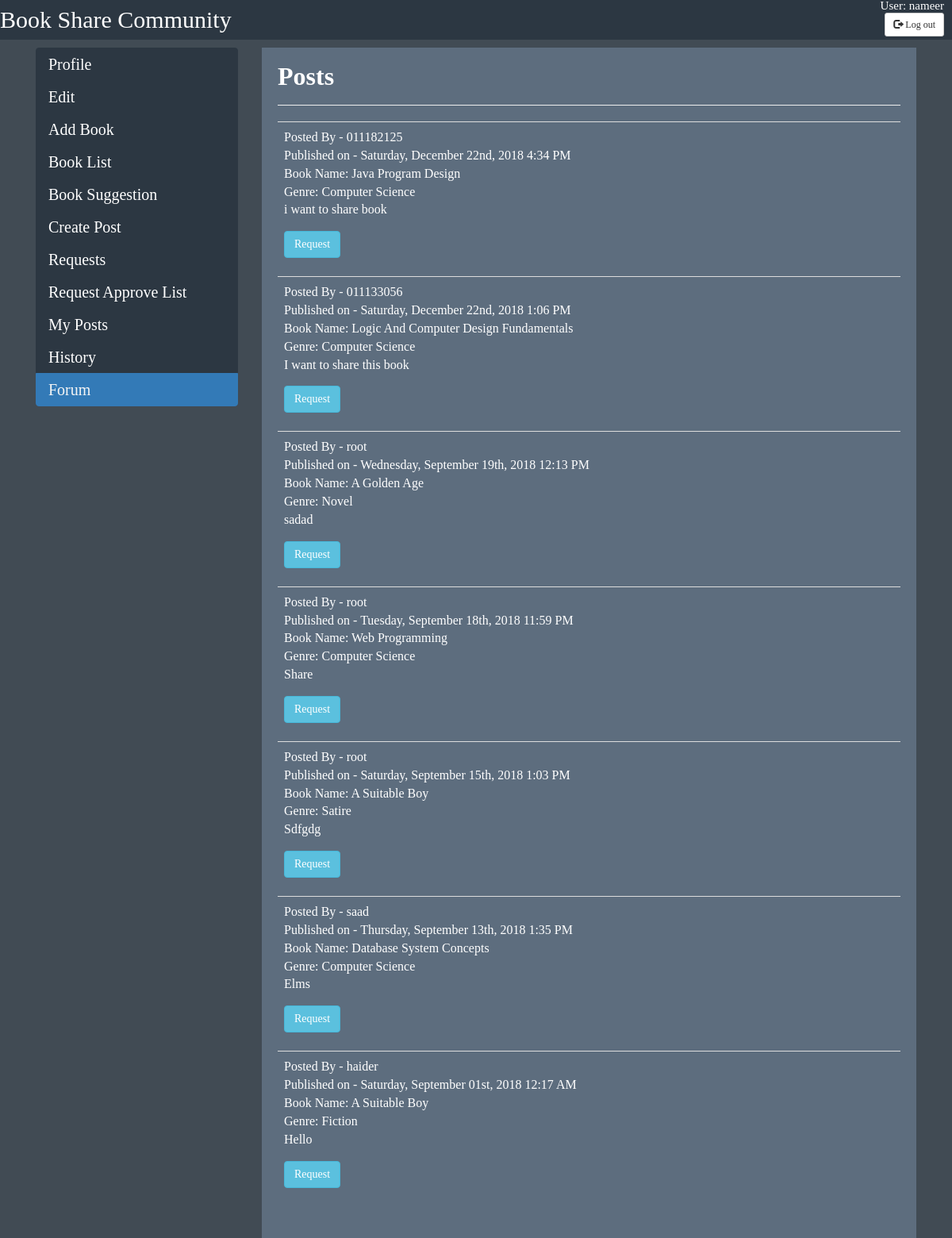
Page /client/others/forum.php (signed in) on the committed database.
### tables this page shows
CREATE TABLE `posts` (
  `post_id` int(255) NOT NULL,
  `post_owner` varchar(100) NOT NULL,
  `post_genre` varchar(100) NOT NULL,
  `status` text NOT NULL,
  `book_name` varchar(100) NOT NULL,
  `time` varchar(100) NOT NULL,
  `post_owner_id` int(25) NOT NULL
);

### client/others/forum.php (the view, shortened to what this page needs)
<?php
$id=$_SESSION['id'];
$rating=$_SESSION['rating'];
?>
<?php
	$connect = mysqli_connect( "localhost", "root", "", "book_share_community" );
	$query = "SELECT * FROM `posts` where post_owner_id<>$id ORDER BY post_id DESC";
	$result = mysqli_query( $connect, $query );
?>
<!doctype html>
<html>
<head>
	<link href="//maxcdn.bootstrapcdn.com/bootstrap/4.1.1/css/bootstrap.min.css" rel="stylesheet" id="bootstrap-css">
     <link rel="stylesheet" href="https://maxcdn.bootstrapcdn.com/bootstrap/3.3.7/css/bootstrap.min.css">
	<link rel="stylesheet" href="../../css/user.css">
</head>
<body>
	<div class="header">
		<div class="logo">
			<ul>
				<li id="logo">Book Share Community </li>
				<li id="user">User:
					<?php echo $_SESSION['u_id'];?>
				</li><br>
				<form action="forum.php" method="post">
				<li id="button"><button  name="logout" type="submit" class="btn btn-default btn-sm">
          <span class="glyphicon glyphicon-log-out"></span> Log out
        </button>
				</li>
				</form>
			</ul>
		</div>
	</div>
	<div class="container">
		<div class="row">
			<div class="col-md-3">
				<div class="list-group ">
				<a href="../profile/profile.php" class="list-group-item list-group-item-action">Profile</a>
					<a href="../profile/profile_edit.php" class="list-group-item list-group-item-action">Edit</a>
					<a href="../book/client_book_add.php" class="list-group-item list-group-item-action">Add Book</a>
					<a href="../book/client_book_list.php" class="list-group-item list-group-item-action">Book List</a>
					<a href="../book/book_suggestion.php" class="list-group-item list-group-item-action">Book Suggestion</a>
					<a href="create_post.php" class="list-group-item list-group-item-action ">Create Post</a>
					<a href="../requests/requests.php" class="list-group-item list-group-item-action">Requests</a>
					<a href="../requests/approve_list.php" class="list-group-item list-group-item-action">Request Approve List</a>
					<a href="../others/my_posts.php" class="list-group-item list-group-item-action">My Posts</a>
					<a href="../requests/history.php" class="list-group-item list-group-item-action">History</a>
					<a href="#" class="list-group-item list-group-item-action active">Forum</a>
				</div>
			</div>
			<div class="col-md-9">
				<div class="card">
					<div class="card-body">
						<div class="row">
							<div class="col-md-12">
								<h4>Posts</h4>
								<hr>
							</div>
						</div>
						<div class="row">
							<div class="col-md-12">
								<form action="">
									<div class="table-responsive">
										<table class="table">
											<tbody>
	 <?php
        while($row = mysqli_fetch_array($result)) {
			echo "<tr >";
			echo "<td colspan='11'>"."Posted By - ".$row['post_owner']."<br>"."Published on - ".$row['time']."<br>"."Book Name: ".$row['book_name']."<br>"."Genre: ".$row['post_genre']."<br>".$row['status']
				."<div class='form-group'>"
     			."<input type='hidden' id='owner_id".$row['post_id']."' value='".$row['post_owner_id']."'/>
				<input type='hidden' id='post_id".$row['post_id']."' value='".$_SESSION['id']."'></div>"
   				."<div class='form-group'>"
				."<input type='hidden' id='comment_content".$row['post_id']."' name='comment_content' class='form-control'placeholder='Enter Comment' value='1'>
				<input type='hidden' id='bookname".$row['post_id']."' name='bookname' class='form-control'placeholder='' value='".$row['book_name']."'>
				<input type='hidden' id='rating".$row['post_id']."' name='rating' class='form-control'placeholder='' value='".$rating."'>
				</div>"
				."<div class='form-group'>"
				."<input type='button' name='submit' id='submit' class='btn btn-info' value='Request' onclick='addcomment(".$row['post_id'].");' />"
				."</div>"
  				."</div>"."</td>";
        }
        ?>
									</div>
</body>
</html>

### css/user.css (style rules this page uses)
html,body,div,span,applet,object,iframe,h1,h2,h3,h4,h5,h6,p,blockquote,pre,a,abbr,acronym,address,big,cite,code,del,dfn,em,img,ins,kbd,q,s,samp,small,strike,strong,sub,sup,tt,var,b,u,i,center,dl,dt,dd,ol,ul,li,fieldset,form,label,legend,table,caption,tbody,tfoot,thead,tr,th,td,article,aside,canvas,details,embed,figure,figcaption,footer,header,hgroup,menu,nav,output,ruby,section,summary,time,mark,audio,video { margin: 0; padding: 0; border: 0; font-size: 100%; font: inherit; vertical-align: baseline; }
body { line-height: 1; }
ol,ul { list-style: none; }
table { border-collapse: collapse; border-spacing: 0; }
body { background-color: #414B54; font-family: Baskerville, "Palatino Linotype", Palatino, "Century Schoolbook L", "Times New Roman", "serif"; }
.header { height:50px; background-color: #2c3742; margin-bottom: 10px; }
.header ul { text-decoration: none; color: white; }
.header ul li { float:left; }
#logo { font-size:30px; margin:0px; padding:10px 0px; color:#fff; }
#user,#button { float:right; margin-right: 10px; font-size: 15px; }
.list-group-item { background-color:#2c3742; font-size: 20px; border-color: #2c3742; }
a.list-group-item, button.list-group-item { color:#FFFFFF; }
.list-group-item.active, .list-group-item.active:focus, .list-group-item.active:hover { color:whitesmoke; border-color: #337ab7; font-size: 20px; }
.card-body { background-color:#5d6d7e; color: white; border-color:#2c3742; }
button, input, select, textarea { color: black; }
.card { border:none; }
a { color:chartreuse; }
h4 { color:white; font-weight: bold; font-size: 32px; }

### rows in the picture
posts: post_owner "011182125", time "Saturday, December 22nd, 2018 4:34 PM", book_name "Java Program Design", post_genre "Computer Science", status "i want to share book"
posts: post_owner "011133056", time "Saturday, December 22nd, 2018 1:06 PM", book_name "Logic And Computer Design Fundamentals", post_genre "Computer Science", status "I want to share this book"
posts: post_owner "root", time "Wednesday, September 19th, 2018 12:13 PM", book_name "A Golden Age", post_genre "Novel", status "sadad"
posts: post_owner "root", time "Tuesday, September 18th, 2018 11:59 PM", book_name "Web Programming", post_genre "Computer Science", status "Share"
posts: post_owner "root", time "Saturday, September 15th, 2018 1:03 PM", book_name "A Suitable Boy", post_genre "Satire", status "Sdfgdg"
posts: post_owner "saad", time "Thursday, September 13th, 2018 1:35 PM", book_name "Database System Concepts", post_genre "Computer Science", status "Elms"
posts: post_owner "haider", time "Saturday, September 01st, 2018 12:17 AM", book_name "A Suitable Boy", post_genre "Fiction", status "Hello"

### other values in the picture
$_SESSION['u_id'] "nameer"
